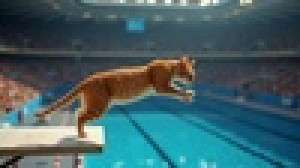
#> input picture client/src/assets/images/V0sn_8sJSkTiWrMfnitAt.png.jpeg, 100 x 56 px, shrunk from 1024 x 576 before the run (shown 3 times larger)
$ python splat1.py ../../client/src/assets/images/V0sn_8sJSkTiWrMfnitAt.png.jpeg out.png
#> lines starting #> are read from the running program, lines starting #| are printed output that depends on the picture
from PIL import Image
import sys
import numpy as np
import random

def create_circular_kernel(size, color):
    """
    Creates a square kernel of a given color with a circular alpha falloff.
    The center is fully opaque, fading to fully transparent at the edges.
    """
    # Create a coordinate grid from -1.0 to 1.0
    ax = np.linspace(-1, 1, size)
    xx, yy = np.meshgrid(ax, ax)

    # Calculate distance from the center, clamped to a max of 1.0
    distance = np.sqrt(xx**2 + yy**2)
    distance[distance > 1] = 1

    # Create a smooth, circular falloff (1 - distance^2)
    # This creates a softer edge than a linear falloff.
    alpha = (1.0 - distance**2) * 255

    # Build the 4-channel RGBA kernel
    kernel = np.zeros((size, size, 4), dtype=np.uint8)
    kernel[:, :, 0] = color[0]  # Red
    kernel[:, :, 1] = color[1]  # Green
    kernel[:, :, 2] = color[2]  # Blue
    kernel[:, :, 3] = alpha.astype(np.uint8) # Alpha

    return kernel

def DiffusionSplatting(input_gif, output_gif):
    """
    Applies the "DiffusionSplatting" generative filter to an animated GIF.
    This creates a stunning diffusion effect by splatting pixels onto a canvas.
    """
#> called with output_gif = 'out.png'
    gif = Image.open(input_gif)
#> gif is the input picture: PIL image 100x56 RGB; mean R, G, B 65.9, 96.8, 102.1
    frames = []
    durations = []

    try:
        while True:
            # --- 1. Create Buffers and Get Source Data ---
            source_frame = gif.convert("RGBA")
            w, h = source_frame.size

            # Load the source image into a NumPy array for fast pixel access
            source_pixels = np.array(source_frame)

            # Create the target buffer, initiated as pure black (and transparent)
            target_buffer = np.zeros((h, w, 4), dtype=np.uint8)

            # --- 2. Select and Randomize 50% of Coordinates ---
            all_coords = [(y, x) for y in range(h) for x in range(w)]
            random.shuffle(all_coords)
            num_points_to_process = len(all_coords) // 2
            selected_coords = all_coords[:num_points_to_process]

            # --- 3. Define Splat Size Distribution ---
            # Determine the indices that mark the end of each splat size category
            first_third_end = int(num_points_to_process * 0.33)
            second_third_end = int(num_points_to_process * 0.66)

            # --- 4. Main Splatting Loop ---
            for i, (y, x) in enumerate(selected_coords):
                # Get the color from the original source pixel
                color = source_pixels[y, x]

                # Determine splat size based on the point's position in the randomized list
                if i < first_third_end:
                    size = 5
                elif i < second_third_end:
                    size = 3
                else:
                    size = 1

                # For a 1x1 splat, we just draw the pixel directly
                if size == 1:
                    target_buffer[y, x] = color
                    continue

                # --- 5. Create Kernel and Composite it onto the Target ---
                kernel = create_circular_kernel(size, color)

                # Calculate placement location (top-left corner of the kernel)
                offset = size // 2
                x0, y0 = x - offset, y - offset

                # Determine the intersection to handle edges safely
                x1_k, y1_k = max(0, -x0), max(0, -y0)
                x2_k, y2_k = min(size, w - x0), min(size, h - y0)

                x1_t, y1_t = max(0, x0), max(0, y0)
                x2_t, y2_t = min(w, x0 + size), min(h, y0 + size)

                # If there's nothing to draw, skip
                if x1_k >= x2_k or y1_k >= y2_k:
                    continue

                # Get the slices (the regions to work on)
                kernel_slice = kernel[y1_k:y2_k, x1_k:x2_k]
                target_slice = target_buffer[y1_t:y2_t, x1_t:x2_t].astype(np.float32)

                # Alpha compositing (linear interpolation)
                splat_alpha = (kernel_slice[:, :, 3] / 255.0)[..., np.newaxis]

                # Blend the splat onto the target buffer
                composited_slice = target_slice * (1 - splat_alpha) + kernel_slice.astype(np.float32) * splat_alpha
                target_buffer[y1_t:y2_t, x1_t:x2_t] = composited_slice.astype(np.uint8)

            # --- Finalize Frame ---
            final_frame = Image.fromarray(target_buffer, 'RGBA')
            frames.append(final_frame)
            durations.append(gif.info.get('duration', 100))
            gif.seek(gif.tell() + 1)
#> this loop made 1 pass
#> pass 1, in DiffusionSplatting, `final_frame = Image.fromarray(target_buffer, 'RGBA')`:
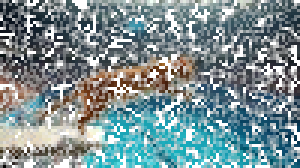
#> final_frame: PIL image 100x56 RGBA (shown 3 times larger); mean R, G, B, A 52.1, 76, 80.1, 170.4; transparent parts drawn white
#> after the loop, durations = [100]; frames = 1 item

    except EOFError:
        pass  # all frames processed

    # Save the new animated GIF
    if frames:
        frames[0].save(
            output_gif,
            save_all=True,
            append_images=frames[1:],
            duration=durations,
            loop=0,
            disposal=2 # Important for transparent GIFs
        )

if __name__ == "__main__":
    if len(sys.argv) != 3:
        print("Usage: python your_script_name.py input.gif output.gif")
    else:
        input_gif = sys.argv[1]
        output_gif = sys.argv[2]
        DiffusionSplatting(input_gif, output_gif)
